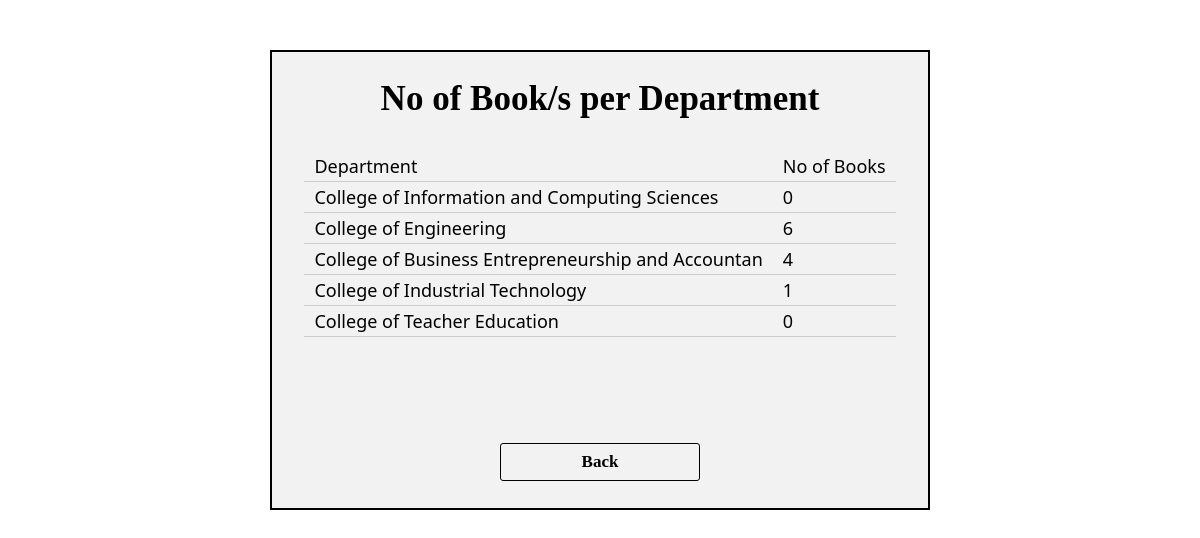
The page /book-dept.php on the database its author committed.
### tables this page shows
CREATE TABLE `department` (
  `DeptID` int(11) NOT NULL,
  `DeptName` varchar(50) NOT NULL
);

### book-dept.php (the view, shortened to what this page needs)
<!DOCTYPE html>
<html>
<head>
	<link rel="stylesheet" type="text/css" href="style.css">
</head>
<body>
	<div align="center">
			<table align="center" cellpadding="5px" cellspacing="2px">
			<form action="insert-transact.php" method="post">
				<tr>
					<td colspan="2"><b><center>No of Book/s per Department</center></b></td>
				</tr>
				<tr>
					<td colspan="5">
					<?php
						include('connect.php');
						$query = "SELECT * FROM department";
						$result=mysqli_query($dbcon, $query);
						echo "<div class=record><table cellpadding=4 cellspacing=0 class=record1>
							<tr><td class=rec>Department</td>
							<td class=rec>No of Books</td></tr>";
						while ($row = mysqli_fetch_array($result)) {
							$dept = $row['DeptID'];
							echo "<tr><td class=rec>".$row['DeptName']."</td>";
							$qry = "SELECT COUNT(BookName) FROM book JOIN transaction ON transaction.BookID = book.BookID JOIN student ON transaction.StudID = student.StudID WHERE DeptID = ".$dept;
							$res = mysqli_query($dbcon, $qry);
							while ($row1 = mysqli_fetch_array($res)) {
								echo "<td class=rec>".$row1[0]."</td>";
							}
							echo "</tr>";
						}
						echo "</table></div>";
					?>
		            </td>
				</tr>
				</form>
				<tr>
					<td class="field" colspan="2"><center><a href="transaction.php"><input type="submit" class="button1" value="Back"></a></center></td>
				</tr>
			</table>
		</div>
	</body>
</html>

### style.css (style rules this page uses)
table { border-top: solid #000 2px; border-bottom: solid #000 2px; border-left: solid #000 2px; border-right: solid #000 2px; padding-top:20px; padding-bottom:20px; padding-left: 10px; padding-right: 10px; background-color: #f2f2f2; margin-top: 50px; }
body { font-family: Segoe UI Light, Segoe UI; color: #000; }
td.field { text-align: right; font-weight: bold; font-size: 19px; }
b { font-size: 35px; font-family: Segoe UI Light; }
.button1 { border: solid #000 1px; border-radius: 3px; width: 200px; height: 38px; background-color: #f2f2f2; font-family: Segoe UI Light; font-size: 17px; font-weight: bold; -webkit-transition: all 0.4s ease; transition: all 0.4s ease; }
td { padding-right: 10px; font-size: 18px; padding-left: 10px; }
.record { width: 100%; height : 300px; overflow: auto; }
.record1 { margin-top: -0px; border: 0px; }
.rec { padding-top: 3px; padding-bottom: 3px; border-bottom: 1px solid #CCC; }
a { text-decoration: none; }

### rows shown on the page
department: DeptName "College of Information and Computing Sciences", row1 "0"
department: DeptName "College of Engineering", row1 "6"
department: DeptName "College of Business Entrepreneurship and Accountan", row1 "4"
department: DeptName "College of Industrial Technology", row1 "1"
department: DeptName "College of Teacher Education", row1 "0"
